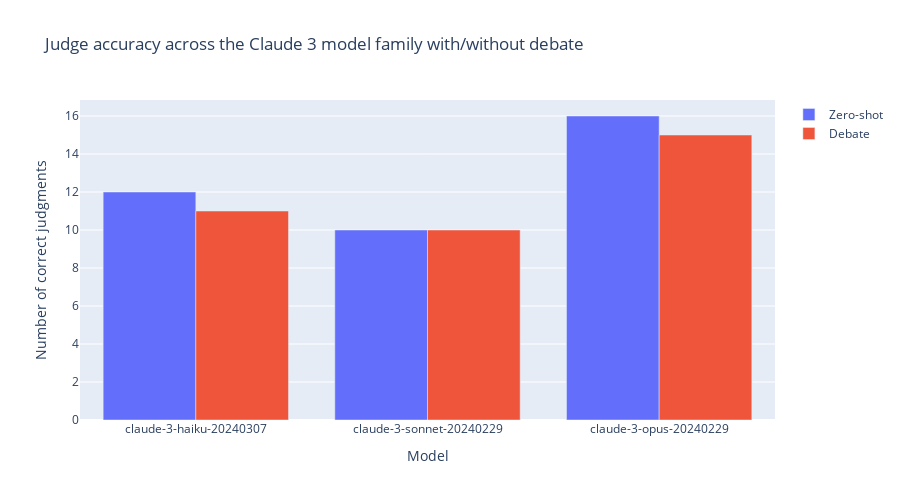

Here is the notebook cell this chart was saved with:
### Code cell
fig = go.Figure()

fig.add_trace(
    go.Bar(
        x=ordered_claude_model_ids,
        y=two_option_zero_shot_by_model_df["is_correct"],
        name="Zero-shot",
    )
)

fig.add_trace(
    go.Bar(
        x=ordered_claude_model_ids,
        y=two_option_debate_by_model_df["is_correct"],
        name="Debate",
    )
)
fig.update_layout(
    barmode="group",
    title="Judge accuracy across the Claude 3 model family with/without debate",
    yaxis_title="Number of correct judgments",
    xaxis_title="Model",
    autosize=True,
    height=500,
)

fig.show()
fig.write_html("../plots/judge_accuracy_by_model_with_debate.html")

### Figure 1 — Plotly figure (JSON) as saved in the notebook; plotly's stock layout.template omitted (floating-point values rounded to 4 significant figures)
{"data": [{"name": "Zero-shot", "type": "bar", "x": ["claude-3-haiku-20240307", "claude-3-sonnet-20240229", "claude-3-opus-20240229"], "y": [12, 10, 16]}, {"name": "Debate", "type": "bar", "x": ["claude-3-haiku-20240307", "claude-3-sonnet-20240229", "claude-3-opus-20240229"], "y": [11, 10, 15]}], "layout": {"autosize": true, "barmode": "group", "height": 500, "title": {"text": "Judge accuracy across the Claude 3 model family with/without debate"}, "xaxis": {"title": {"text": "Model"}}, "yaxis": {"title": {"text": "Number of correct judgments"}}}}
